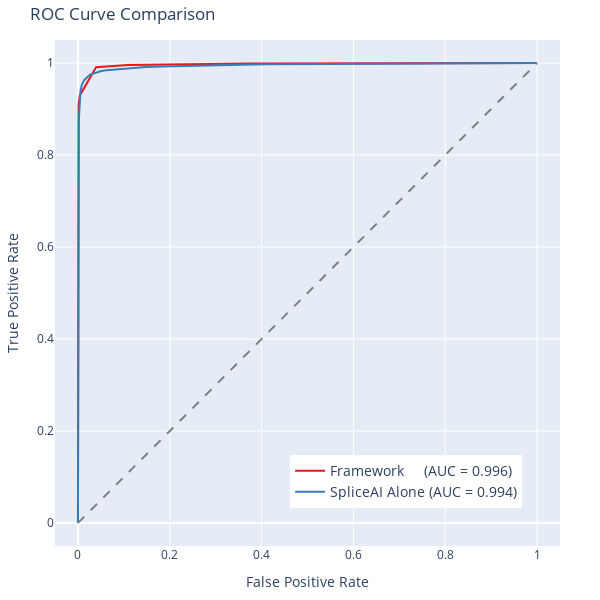

Write notebook code for a chart like this one.
### Code cell
import plotly.graph_objects as go
import numpy as np
from sklearn.metrics import roc_curve, roc_auc_score

# データの準備（実際のデータセットを想定）
# data = pd.DataFrame({
#     'LABEL': np.random.randint(0, 2, size=100),
#     'FinalScore': np.random.rand(100),
#     'maxsplai': np.random.rand(100),
# })

# ROC curve (LABEL, FinalScore)
fpr1, tpr1, thresholds1 = roc_curve(data['LABEL'], data['FinalScore'])
auc1 = roc_auc_score(data['LABEL'], data['FinalScore'])

fpr2, tpr2, thresholds2 = roc_curve(data['LABEL'], data['maxsplai'])
auc2 = roc_auc_score(data['LABEL'], data['maxsplai'])

# Calculate optimal threshold from ROC curve by Youden's J statistic
Youden_index = np.argmax(tpr1 - fpr1)
optimal_threshold = thresholds1[Youden_index]
print('Optimal threshold (using Youden index):', optimal_threshold)

# plot ROC curve using Plotly
fig = go.Figure()

# Add traces
fig.add_trace(go.Scatter(x=fpr1, y=tpr1, mode='lines', name=f'Framework     (AUC = {auc1:.3f})', line=dict(color='#E41A1C', width=2)))
fig.add_trace(go.Scatter(x=fpr2, y=tpr2, mode='lines', name=f'SpliceAI Alone (AUC = {auc2:.3f})', line=dict(color='#377EB8', width=2)))
fig.add_trace(go.Scatter(x=[0, 1], y=[0, 1], mode='lines', name='Chance', line=dict(color='gray', width=2, dash='dash'), showlegend=False))

# Add titles and labels
fig.update_layout(title='ROC Curve Comparison',
                  xaxis_title='False Positive Rate',
                  yaxis_title='True Positive Rate',
                #   legend_title='Legend',
                  legend=dict(y=0.075, x=0.925, xanchor='right', yanchor='bottom', font=dict(size=14)),
                  margin=dict(l=40, r=40, t=40, b=40))

fig.update_xaxes(range=[-0.05, 1.05])
fig.update_yaxes(range=[-0.05, 1.05])
fig.update_layout(width=600, height=600)
fig.write_html("roc-auc.html")

# Show figure
fig.show()

### Figure 1 — Plotly figure (JSON) as saved in the notebook; plotly's stock layout.template omitted (floating-point values rounded to 4 significant figures)
{"data": [{"line": {"color": "#E41A1C", "width": 2}, "mode": "lines", "name": "Framework     (AUC = 0.996)", "type": "scatter", "x": [0, 0, 0, 0, 0, 0.0001056, 0.001373, 0.003887, 0.03946, 0.1091, 0.3704, 1], "y": [0, 0.123, 0.3353, 0.4964, 0.6105, 0.7813, 0.9092, 0.929, 0.9908, 0.9956, 0.9987, 1]}, {"line": {"color": "#377EB8", "width": 2}, "mode": "lines", "name": "SpliceAI Alone (AUC = 0.994)", "type": "scatter", "x": [0, 6.337e-05, 0.000169, 0.0002746, 0.0004647, 0.0005492, 0.0005914, 0.0006337, 0.0006337, 0.0006337, 0.0006759, 0.0007815, 0.0007815, 0.0008449, 0.0009294, 0.0009928, 0.001035, 0.001077, 0.001141, 0.001183, 0.001225, 0.001246, 0.00131, 0.001373, 0.001394, 0.001457, 0.001563, 0.001605, 0.001626, 0.001669, 0.001711, 0.001732, 0.001795, 0.001817, 0.001901, 0.002049, 0.002176, 0.00226, 0.002471, 0.002556, 0.002661, 0.002767, 0.002852, 0.002957, 0.003084, 0.003274, 0.003528, 0.003697, 0.00395, 0.004034, 0.004161, 0.00433, 0.004415, 0.004626, 0.004858, 0.005069, 0.005196, 0.005513, 0.005745, 0.006126, 0.006442, 0.006928, 0.007224, 0.007668, 0.007963, 0.008449, 0.008808, 0.009379, 0.01016, 0.01069, 0.0113, 0.01212, 0.01312, 0.01409, 0.01512, 0.01637, 0.01785, 0.0195, 0.02114, 0.02288, 0.02461, 0.02706, 0.03008, 0.03314, 0.03612, 0.03977, 0.04429, 0.04928, 0.05481, 0.06124, 0.06945, 0.07917, 0.09036, 0.1056, 0.1239, 0.1475, 0.1807, 0.2262, 0.2945, 0.4107, 0.6846, 1], "y": [0, 0.1972, 0.4082, 0.4989, 0.5533, 0.5911, 0.6207, 0.6434, 0.6658, 0.6842, 0.702, 0.7166, 0.7281, 0.7364, 0.748, 0.7584, 0.768, 0.7768, 0.7868, 0.7942, 0.8002, 0.8074, 0.8138, 0.8187, 0.8239, 0.8299, 0.8362, 0.8418, 0.8459, 0.851, 0.8566, 0.8602, 0.8636, 0.8679, 0.8721, 0.8781, 0.8819, 0.8862, 0.8897, 0.892, 0.8951, 0.8983, 0.902, 0.9058, 0.9085, 0.9117, 0.9152, 0.9178, 0.9205, 0.9222, 0.9248, 0.9273, 0.9287, 0.9296, 0.9311, 0.934, 0.9357, 0.938, 0.9406, 0.942, 0.9441, 0.9461, 0.9477, 0.9495, 0.9508, 0.9523, 0.9535, 0.9548, 0.956, 0.9577, 0.9586, 0.9607, 0.9621, 0.9632, 0.9648, 0.9662, 0.9675, 0.9686, 0.9703, 0.972, 0.9734, 0.975, 0.9758, 0.9772, 0.978, 0.9794, 0.9805, 0.9819, 0.9832, 0.9841, 0.9848, 0.9858, 0.987, 0.9882, 0.9897, 0.9911, 0.9924, 0.9934, 0.9951, 0.9971, 0.9986, 1]}, {"line": {"color": "gray", "dash": "dash", "width": 2}, "mode": "lines", "name": "Chance", "showlegend": false, "type": "scatter", "x": [0, 1], "y": [0, 1]}], "layout": {"height": 600, "legend": {"font": {"size": 14}, "x": 0.925, "xanchor": "right", "y": 0.075, "yanchor": "bottom"}, "margin": {"b": 40, "l": 40, "r": 40, "t": 40}, "title": {"text": "ROC Curve Comparison"}, "width": 600, "xaxis": {"range": [-0.05, 1.05], "title": {"text": "False Positive Rate"}}, "yaxis": {"range": [-0.05, 1.05], "title": {"text": "True Positive Rate"}}}}
